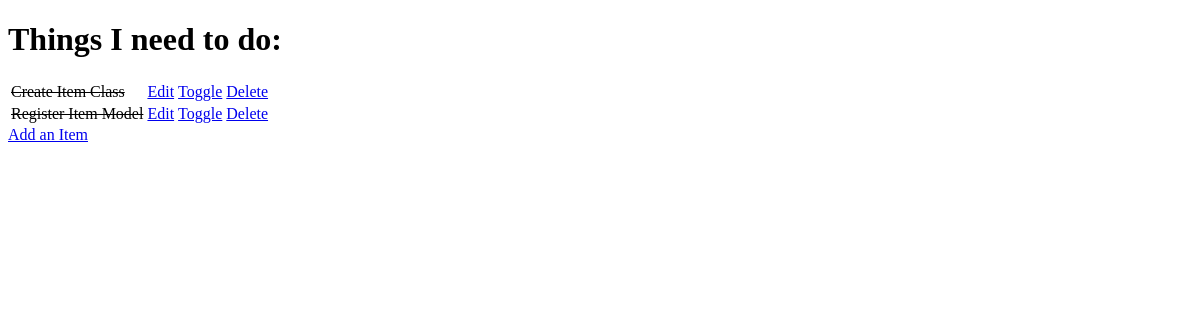
The app's page /, older data.
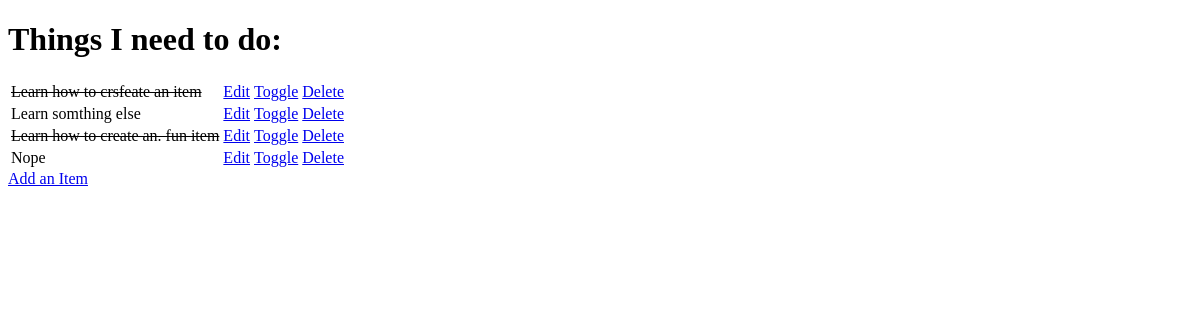
The same page, newer data.
### todo/models.py (models this page shows, shortened)
class Item(models.Model):
    name = models.CharField(max_length=50, null=False, blank=False)
    done = models.BooleanField(null=False, blank=False, default=False)

### todo/views.py (the view)
# urls.py: path('', views.get_todo_list, name='get_todo_list'),
def get_todo_list(request):
    items = Item.objects.all()
    context =  {
        'items': items
    }
    return  render(request, 'todo/todo_list.html', context)

### todo/templates/todo/todo_list.html (shortened to what this page needs)
<!DOCTYPE html>
<html lang="en">
<head>
</head>
<body>
    <h1>Things I need to do:</h1>
    <table>
        {% for item in items %}
            <tr>
                {% if item.done %}
                    <td><strike>{{ item.name }}</strike></td>
                {% else %}
                    <td>{{ item.name }}</td>
                {% endif %}
                <td>
                    <a href="/edit/{{ item.id }}">
                        Edit
                    </a>
                </td>
                <td>
                    <a href="/toggle/{{ item.id }}">
                        Toggle
                    </a>
                </td>
                <td>
                    <a href="/delete/{{ item.id }}">
                        Delete
                    </a>
                </td>
            </tr>
            {% empty %}
            <tr> <td>You have nothing to do</td></tr>
        {% endfor %}
    </table>
    <a href="/add">Add an Item</a>
</body>
</html>

Row changes from the older to the newer data that the page shows:
removed Item: name "Create Item Class"
removed Item: name "Register Item Model"
added Item: name "Learn how to crsfeate an item"
added Item: name "Learn somthing else"
added Item: name "Learn how to create an. fun item"
added Item: name "Nope"
